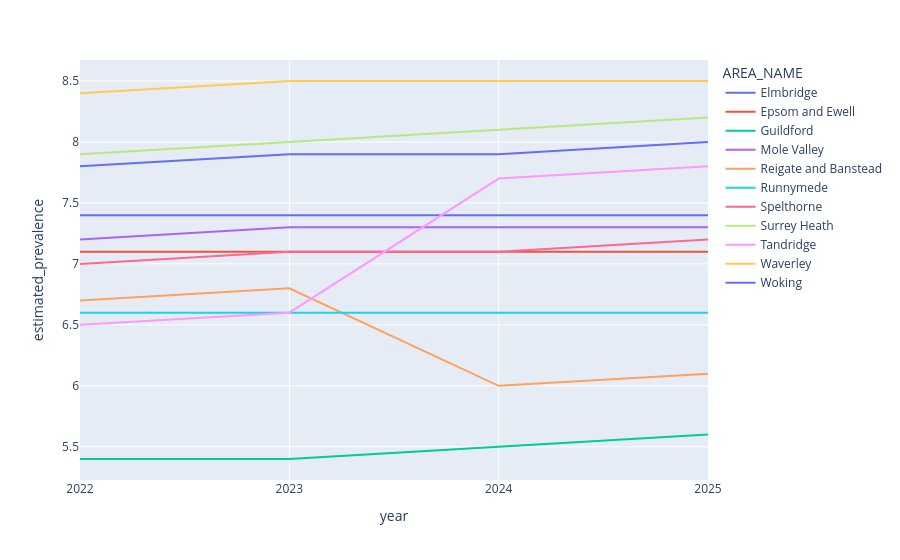

The cell this chart's notebook holds for it:
### Code cell
fig = px.line(
    dementia_vis,
    x="year",
    y="estimated_prevalence",
    color="AREA_NAME"
)
# brief analysis of the time series below doesn't give enough evidence to suggest prevalence changes significantly enough to warant a more rigorous approach
# a drop in reigate and banstead and increase in tandridge look to me like a change in methodology / allocation
# given it's nhs data, it's likely the estimates are based on gp registrations and this could suggest a gp that was previously allocated to reigate is now allocated to tandridge
# given reigate and tandridge are neighboring I think this is the simplest explanation

# as a result, I'll just use the latest prevalence estimate as planned
fig.show()

### Figure 1 — Plotly figure (JSON) as saved in the notebook; plotly's stock layout.template omitted (floating-point values rounded to 4 significant figures)
{"data": [{"hovertemplate": "AREA_NAME=Elmbridge<br>year=%{x}<br>estimated_prevalence=%{y}<extra></extra>", "legendgroup": "Elmbridge", "line": {"color": "#636efa", "dash": "solid"}, "marker": {"symbol": "circle"}, "mode": "lines", "name": "Elmbridge", "orientation": "v", "showlegend": true, "type": "scatter", "x": ["2022", "2023", "2024", "2025"], "xaxis": "x", "y": [7.4, 7.4, 7.4, 7.4], "yaxis": "y"}, {"hovertemplate": "AREA_NAME=Epsom and Ewell<br>year=%{x}<br>estimated_prevalence=%{y}<extra></extra>", "legendgroup": "Epsom and Ewell", "line": {"color": "#EF553B", "dash": "solid"}, "marker": {"symbol": "circle"}, "mode": "lines", "name": "Epsom and Ewell", "orientation": "v", "showlegend": true, "type": "scatter", "x": ["2022", "2023", "2024", "2025"], "xaxis": "x", "y": [7.1, 7.1, 7.1, 7.1], "yaxis": "y"}, {"hovertemplate": "AREA_NAME=Guildford<br>year=%{x}<br>estimated_prevalence=%{y}<extra></extra>", "legendgroup": "Guildford", "line": {"color": "#00cc96", "dash": "solid"}, "marker": {"symbol": "circle"}, "mode": "lines", "name": "Guildford", "orientation": "v", "showlegend": true, "type": "scatter", "x": ["2022", "2023", "2024", "2025"], "xaxis": "x", "y": [5.4, 5.4, 5.5, 5.6], "yaxis": "y"}, {"hovertemplate": "AREA_NAME=Mole Valley<br>year=%{x}<br>estimated_prevalence=%{y}<extra></extra>", "legendgroup": "Mole Valley", "line": {"color": "#ab63fa", "dash": "solid"}, "marker": {"symbol": "circle"}, "mode": "lines", "name": "Mole Valley", "orientation": "v", "showlegend": true, "type": "scatter", "x": ["2022", "2023", "2024", "2025"], "xaxis": "x", "y": [7.2, 7.3, 7.3, 7.3], "yaxis": "y"}, {"hovertemplate": "AREA_NAME=Reigate and Banstead<br>year=%{x}<br>estimated_prevalence=%{y}<extra></extra>", "legendgroup": "Reigate and Banstead", "line": {"color": "#FFA15A", "dash": "solid"}, "marker": {"symbol": "circle"}, "mode": "lines", "name": "Reigate and Banstead", "orientation": "v", "showlegend": true, "type": "scatter", "x": ["2022", "2023", "2024", "2025"], "xaxis": "x", "y": [6.7, 6.8, 6.0, 6.1], "yaxis": "y"}, {"hovertemplate": "AREA_NAME=Runnymede<br>year=%{x}<br>estimated_prevalence=%{y}<extra></extra>", "legendgroup": "Runnymede", "line": {"color": "#19d3f3", "dash": "solid"}, "marker": {"symbol": "circle"}, "mode": "lines", "name": "Runnymede", "orientation": "v", "showlegend": true, "type": "scatter", "x": ["2022", "2023", "2024", "2025"], "xaxis": "x", "y": [6.6, 6.6, 6.6, 6.6], "yaxis": "y"}, {"hovertemplate": "AREA_NAME=Spelthorne<br>year=%{x}<br>estimated_prevalence=%{y}<extra></extra>", "legendgroup": "Spelthorne", "line": {"color": "#FF6692", "dash": "solid"}, "marker": {"symbol": "circle"}, "mode": "lines", "name": "Spelthorne", "orientation": "v", "showlegend": true, "type": "scatter", "x": ["2022", "2023", "2024", "2025"], "xaxis": "x", "y": [7.0, 7.1, 7.1, 7.2], "yaxis": "y"}, {"hovertemplate": "AREA_NAME=Surrey Heath<br>year=%{x}<br>estimated_prevalence=%{y}<extra></extra>", "legendgroup": "Surrey Heath", "line": {"color": "#B6E880", "dash": "solid"}, "marker": {"symbol": "circle"}, "mode": "lines", "name": "Surrey Heath", "orientation": "v", "showlegend": true, "type": "scatter", "x": ["2022", "2023", "2024", "2025"], "xaxis": "x", "y": [7.9, 8.0, 8.1, 8.2], "yaxis": "y"}, {"hovertemplate": "AREA_NAME=Tandridge<br>year=%{x}<br>estimated_prevalence=%{y}<extra></extra>", "legendgroup": "Tandridge", "line": {"color": "#FF97FF", "dash": "solid"}, "marker": {"symbol": "circle"}, "mode": "lines", "name": "Tandridge", "orientation": "v", "showlegend": true, "type": "scatter", "x": ["2022", "2023", "2024", "2025"], "xaxis": "x", "y": [6.5, 6.6, 7.7, 7.8], "yaxis": "y"}, {"hovertemplate": "AREA_NAME=Waverley<br>year=%{x}<br>estimated_prevalence=%{y}<extra></extra>", "legendgroup": "Waverley", "line": {"color": "#FECB52", "dash": "solid"}, "marker": {"symbol": "circle"}, "mode": "lines", "name": "Waverley", "orientation": "v", "showlegend": true, "type": "scatter", "x": ["2022", "2023", "2024", "2025"], "xaxis": "x", "y": [8.4, 8.5, 8.5, 8.5], "yaxis": "y"}, {"hovertemplate": "AREA_NAME=Woking<br>year=%{x}<br>estimated_prevalence=%{y}<extra></extra>", "legendgroup": "Woking", "line": {"color": "#636efa", "dash": "solid"}, "marker": {"symbol": "circle"}, "mode": "lines", "name": "Woking", "orientation": "v", "showlegend": true, "type": "scatter", "x": ["2022", "2023", "2024", "2025"], "xaxis": "x", "y": [7.8, 7.9, 7.9, 8.0], "yaxis": "y"}], "layout": {"legend": {"title": {"text": "AREA_NAME"}, "tracegroupgap": 0}, "margin": {"t": 60}, "xaxis": {"anchor": "y", "domain": [0, 1], "title": {"text": "year"}}, "yaxis": {"anchor": "x", "domain": [0, 1], "title": {"text": "estimated_prevalence"}}}}
